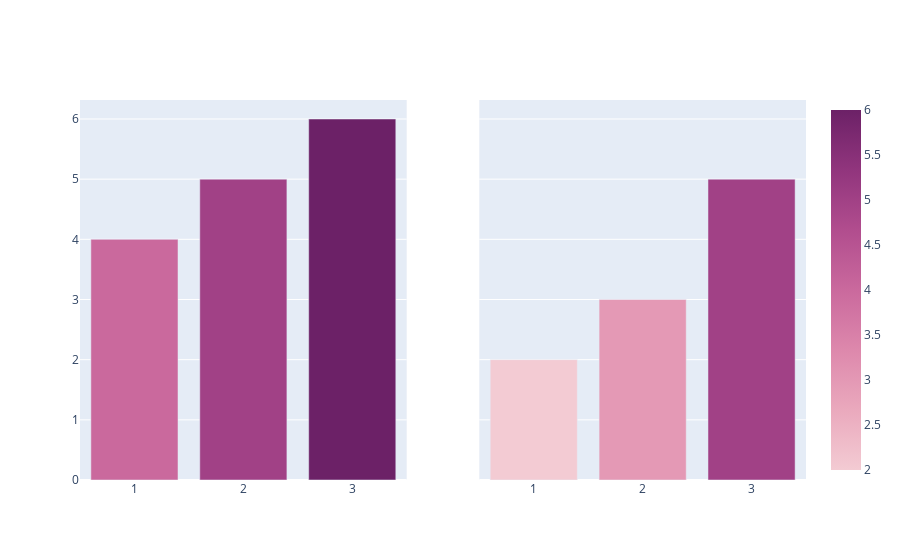

Notebook cell for this chart:
### Markdown cell above
### **Subplots with same Color-scales**

### Code cell
from plotly.subplots import make_subplots
import plotly.graph_objects as go

fig = make_subplots(rows=1, cols=2, shared_yaxes=True)

fig.add_trace(go.Bar(x=[1, 2, 3], y=[4, 5, 6],
                    marker=dict(color=[4, 5, 6], coloraxis="coloraxis")),
              1, 1)

fig.add_trace(go.Bar(x=[1, 2, 3], y=[2, 3, 5],
                    marker=dict(color=[2, 3, 5], coloraxis="coloraxis")),
              1, 2)

fig.update_layout(coloraxis=dict(colorscale='Magenta'), showlegend=False)
fig.show()

### Figure 1 — Plotly figure (JSON) as saved in the notebook; plotly's stock layout.template omitted (floating-point values rounded to 4 significant figures)
{"data": [{"marker": {"color": [4, 5, 6], "coloraxis": "coloraxis"}, "type": "bar", "x": [1, 2, 3], "xaxis": "x", "y": [4, 5, 6], "yaxis": "y"}, {"marker": {"color": [2, 3, 5], "coloraxis": "coloraxis"}, "type": "bar", "x": [1, 2, 3], "xaxis": "x2", "y": [2, 3, 5], "yaxis": "y2"}], "layout": {"coloraxis": {"colorscale": [[0, "rgb(243, 203, 211)"], [0.1667, "rgb(234, 169, 189)"], [0.3333, "rgb(221, 136, 172)"], [0.5, "rgb(202, 105, 157)"], [0.6667, "rgb(177, 77, 142)"], [0.8333, "rgb(145, 53, 125)"], [1, "rgb(108, 33, 103)"]]}, "showlegend": false, "xaxis": {"anchor": "y", "domain": [0, 0.45]}, "xaxis2": {"anchor": "y2", "domain": [0.55, 1]}, "yaxis": {"anchor": "x", "domain": [0, 1]}, "yaxis2": {"anchor": "x2", "domain": [0, 1], "matches": "y", "showticklabels": false}}}
